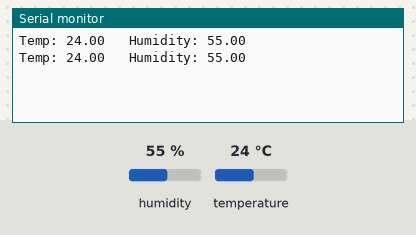
A sketch run on a simulated Arduino Uno, built with avr-gcc and run on an emulated ATmega328P. Parts: the last lines printed to the serial monitor. The test bench sets the inputs (shaded band); at power-on: humidity 55 %, temperature 24 °C.

Above: at 5.8 s.
5.9 s: humidity set to 22 %
At 11.1 s:
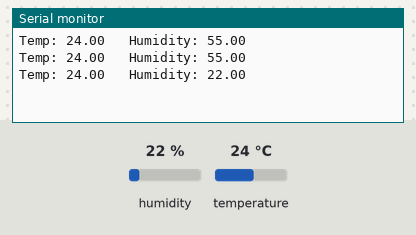
11.9 s: temperature set to 12 °C
At 16.4 s:
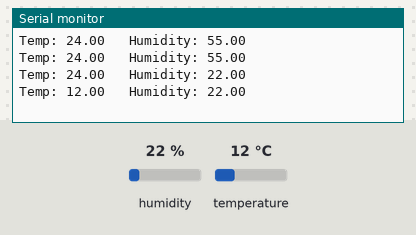
17.9 s: humidity set to 40 %
At 20.5 s:
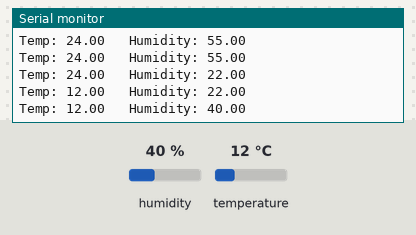
Timing chart, 0 to 22.0 s (numbered marks = the images above; inputs shaded):
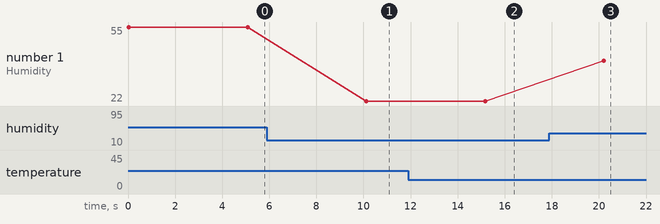

Measured:
- after the input at 5.9 s, the serial monitor: prints a new line after 4.2 s (image 1)
- after the input at 11.9 s, the serial monitor: prints a new line after 3.3 s (image 2)
- after the input at 17.9 s, the serial monitor: prints a new line after 2.3 s (image 3)
- plotted number 1: 55 → 22 after the input at 5.9 s, 22 → 40 after the input at 17.9 s

The sketch:

WeMos_D1_STH21_Wire.ino
```cpp
#include <SHT21.h> // include SHT21 library

SHT21 sht;

float temp; // variable to store temperature
float humidity; // variable to store hemidity

void setup() {
  Wire.begin(); // begin Wire(I2C)
  Serial.begin(9600); // begin Serial
}

void loop() {

  temp = sht.getTemperature(); // get temp from SHT
  humidity = sht.getHumidity(); // get temp from SHT

  Serial.print("Temp: "); // print readings
  Serial.print(temp);
  Serial.print("\t Humidity: ");
  Serial.println(humidity);

  delay(5000); // min delay for 14bit temp reading is 85ms
}
```
